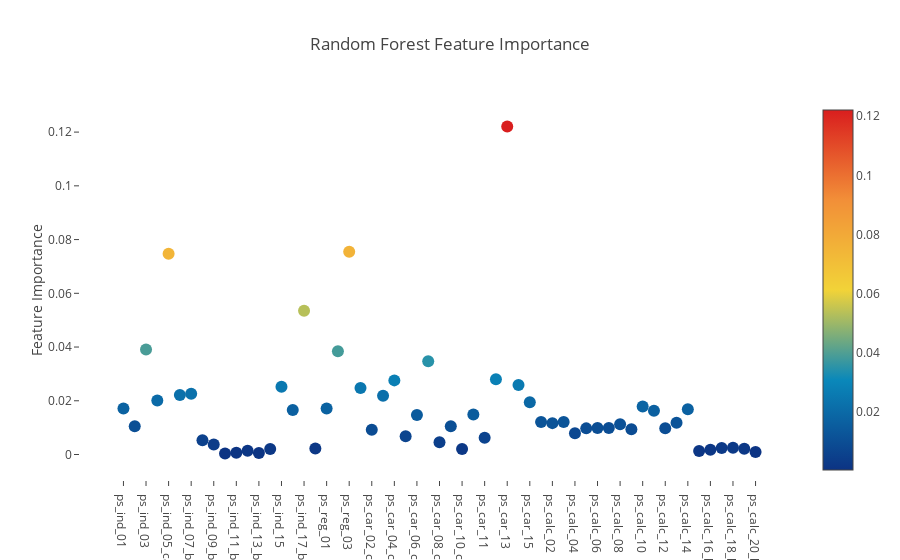

Here is the notebook cell this chart was saved with:
### Code cell
trace = go.Scatter(
    y = rf.feature_importances_,
    x = features,
    mode = 'markers',
    marker = dict(
        sizemode = 'diameter',
        sizeref = 1,
        size = 12,
        color = rf.feature_importances_,
        colorscale = 'Portland',
        showscale = True
    ),
    text = features
)

data = [trace]

layout = go.Layout(
    autosize = True,
    title = 'Random Forest Feature Importance',
    hovermode = 'closest',
    xaxis = dict(
        ticklen = 5,
        showgrid = False,
        zeroline = False,
        showline = False
    ),
    yaxis = dict(
        title = 'Feature Importance',
        showgrid = False,
        zeroline = False,
        ticklen = 5,
        gridwidth = 2
    ),
    showlegend  = False
)
fig = go.Figure(data = data, layout = layout)
py.iplot(fig, filename = 'scatter')

### Figure 1 — Plotly figure (JSON) as saved in the notebook; plotly's stock layout.template omitted (floating-point values rounded to 4 significant figures)
{"data": [{"marker": {"color": [0.01716, 0.01051, 0.03911, 0.02014, 0.07475, 0.02217, 0.02261, 0.005317, 0.003725, 0.0003771, 0.0006434, 0.001421, 0.0005991, 0.002042, 0.02519, 0.01655, 0.05354, 0.0022, 0.01711, 0.03843, 0.07544, 0.02477, 0.009249, 0.02188, 0.02759, 0.006787, 0.01468, 0.03475, 0.00455, 0.01053, 0.002065, 0.01488, 0.006223, 0.028, 0.1221, 0.02587, 0.01942, 0.0121, 0.01168, 0.01211, 0.007898, 0.009731, 0.009894, 0.009842, 0.01128, 0.009441, 0.01788, 0.01633, 0.00976, 0.01181, 0.01684, 0.001327, 0.001771, 0.00241, 0.00254, 0.00211, 0.0009021], "colorscale": "Portland", "showscale": true, "size": 12, "sizemode": "diameter", "sizeref": 1}, "mode": "markers", "text": ["ps_ind_01", "ps_ind_02_cat", "ps_ind_03", "ps_ind_04_cat", "ps_ind_05_cat", "ps_ind_06_bin", "ps_ind_07_bin", "ps_ind_08_bin", "ps_ind_09_bin", "ps_ind_10_bin", "ps_ind_11_bin", "ps_ind_12_bin", "ps_ind_13_bin", "ps_ind_14", "ps_ind_15", "ps_ind_16_bin", "ps_ind_17_bin", "ps_ind_18_bin", "ps_reg_01", "ps_reg_02", "ps_reg_03", "ps_car_01_cat", "ps_car_02_cat", "ps_car_03_cat", "ps_car_04_cat", "ps_car_05_cat", "ps_car_06_cat", "ps_car_07_cat", "ps_car_08_cat", "ps_car_09_cat", "ps_car_10_cat", "ps_car_11_cat", "ps_car_11", "ps_car_12", "ps_car_13", "ps_car_14", "ps_car_15", "ps_calc_01", "ps_calc_02", "ps_calc_03", "ps_calc_04", "ps_calc_05", "ps_calc_06", "ps_calc_07", "ps_calc_08", "ps_calc_09", "ps_calc_10", "ps_calc_11", "ps_calc_12", "ps_calc_13", "ps_calc_14", "ps_calc_15_bin", "ps_calc_16_bin", "ps_calc_17_bin", "ps_calc_18_bin", "ps_calc_19_bin", "ps_calc_20_bin"], "type": "scatter", "uid": "25d69d1b-398e-4ac1-8319-676490ac6633", "x": ["ps_ind_01", "ps_ind_02_cat", "ps_ind_03", "ps_ind_04_cat", "ps_ind_05_cat", "ps_ind_06_bin", "ps_ind_07_bin", "ps_ind_08_bin", "ps_ind_09_bin", "ps_ind_10_bin", "ps_ind_11_bin", "ps_ind_12_bin", "ps_ind_13_bin", "ps_ind_14", "ps_ind_15", "ps_ind_16_bin", "ps_ind_17_bin", "ps_ind_18_bin", "ps_reg_01", "ps_reg_02", "ps_reg_03", "ps_car_01_cat", "ps_car_02_cat", "ps_car_03_cat", "ps_car_04_cat", "ps_car_05_cat", "ps_car_06_cat", "ps_car_07_cat", "ps_car_08_cat", "ps_car_09_cat", "ps_car_10_cat", "ps_car_11_cat", "ps_car_11", "ps_car_12", "ps_car_13", "ps_car_14", "ps_car_15", "ps_calc_01", "ps_calc_02", "ps_calc_03", "ps_calc_04", "ps_calc_05", "ps_calc_06", "ps_calc_07", "ps_calc_08", "ps_calc_09", "ps_calc_10", "ps_calc_11", "ps_calc_12", "ps_calc_13", "ps_calc_14", "ps_calc_15_bin", "ps_calc_16_bin", "ps_calc_17_bin", "ps_calc_18_bin", "ps_calc_19_bin", "ps_calc_20_bin"], "y": [0.01716, 0.01051, 0.03911, 0.02014, 0.07475, 0.02217, 0.02261, 0.005317, 0.003725, 0.0003771, 0.0006434, 0.001421, 0.0005991, 0.002042, 0.02519, 0.01655, 0.05354, 0.0022, 0.01711, 0.03843, 0.07544, 0.02477, 0.009249, 0.02188, 0.02759, 0.006787, 0.01468, 0.03475, 0.00455, 0.01053, 0.002065, 0.01488, 0.006223, 0.028, 0.1221, 0.02587, 0.01942, 0.0121, 0.01168, 0.01211, 0.007898, 0.009731, 0.009894, 0.009842, 0.01128, 0.009441, 0.01788, 0.01633, 0.00976, 0.01181, 0.01684, 0.001327, 0.001771, 0.00241, 0.00254, 0.00211, 0.0009021]}], "layout": {"autosize": true, "hovermode": "closest", "showlegend": false, "title": {"text": "Random Forest Feature Importance"}, "xaxis": {"showgrid": false, "showline": false, "ticklen": 5, "zeroline": false}, "yaxis": {"gridwidth": 2, "showgrid": false, "ticklen": 5, "title": {"text": "Feature Importance"}, "zeroline": false}}}
